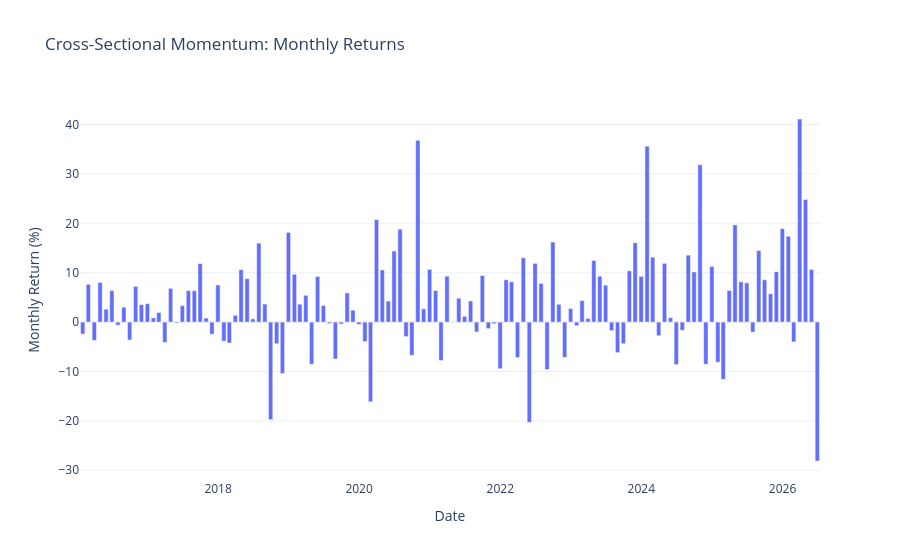
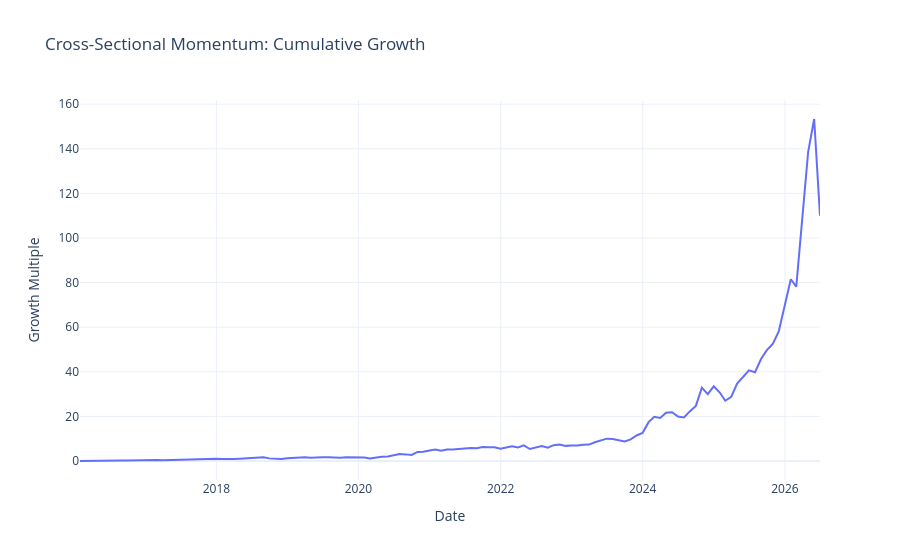

Notebook cell for these charts, in order:
### Code cell
import plotly.graph_objects as go

fig = go.Figure()
fig.add_trace(go.Bar(
    x=strategy_return.index,
    y=strategy_return.values * 100,
    name="Monthly Strategy Return (%)"
))
fig.update_layout(
    title="Cross-Sectional Momentum: Monthly Returns",
    xaxis_title="Date",
    yaxis_title="Monthly Return (%)",
    template="plotly_white"
)
fig.show()

fig2 = go.Figure()
fig2.add_trace(go.Scatter(
    x=cumulative_return.index,
    y=cumulative_return.values,
    mode="lines",
    name="Cross-Sectional Momentum"
))
fig2.update_layout(
    title="Cross-Sectional Momentum: Cumulative Growth",
    xaxis_title="Date",
    yaxis_title="Growth Multiple",
    template="plotly_white"
)
fig2.show()
